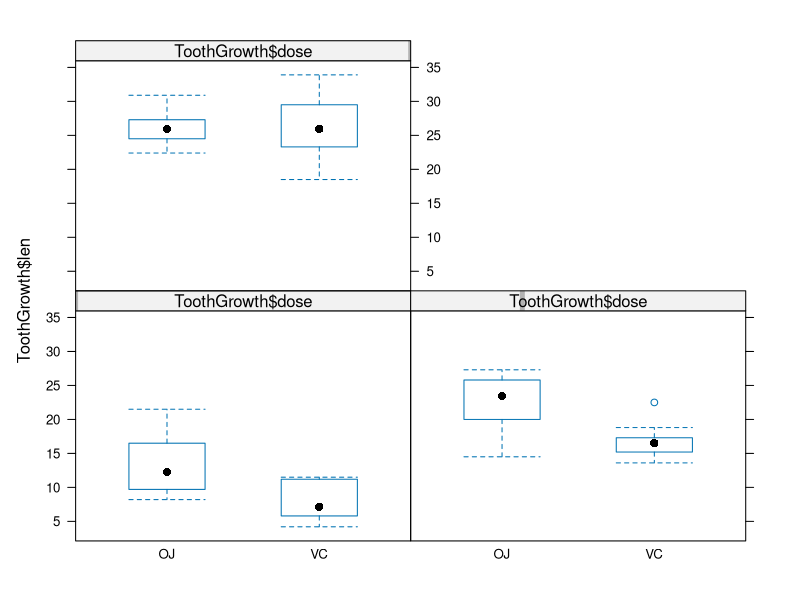

Reproduce this figure in R.
## ---- chunk 1
knitr::opts_chunk$set(echo = TRUE)
## ---- chunk 2
library(lattice)
data(ToothGrowth)
str(ToothGrowth)
table(ToothGrowth$supp,ToothGrowth$dose)
bwplot(ToothGrowth$len ~ToothGrowth$supp | ToothGrowth$dose)
## ---- chunk 3
summary(ToothGrowth)
aggregate(ToothGrowth$len,list(ToothGrowth$dose,ToothGrowth$supp)
          ,FUN=function(x) c(x_mean = mean(x), x_sd = sd(x)))
## ---- chunk 4
t.test(len ~ supp, data = ToothGrowth)
## ---- chunk 5
d_5 <- ToothGrowth[which(ToothGrowth$dose==.5),1]
d_10 <- ToothGrowth[which(ToothGrowth$dose==1),1]
d_20 <- ToothGrowth[which(ToothGrowth$dose==2),1]
d_510_t1 <- t.test(d_5, d_10, paired=FALSE, var.equal=TRUE)
d_510_t2 <- t.test(d_5, d_10, paired=FALSE, var.equal=FALSE)
d_510 <- data.frame("p-value"=c(d_510_t1$p.value, d_510_t2$p.value),
                          "Conf-Low"=c(d_510_t1$conf[1],d_510_t2$conf[1]),
                          "Conf-High"=c(d_510_t1$conf[2],d_510_t2$conf[2]),
                           row.names=c("t1","t2"), "Dose"="[0.5..1]")
d_520_t1 <- t.test(d_5, d_20, paired=FALSE, var.equal=TRUE)
d_520_t2 <- t.test(d_5, d_20, paired=FALSE, var.equal=FALSE)
d_520 <- data.frame("p-value"=c(d_520_t1$p.value, d_520_t2$p.value),
                            "Conf-Low"=c(d_520_t1$conf[1],d_520_t2$conf[1]),
                            "Conf-High"=c(d_520_t1$conf[2],d_520_t2$conf[2]), 
                            row.names=c("t1","t2"), "Dose"="[0.5..2]")
d_1020_t1 <- t.test(d_10, d_20, paired=FALSE, var.equal=TRUE)
d_1020_t2 <- t.test(d_10, d_20, paired=FALSE, var.equal=FALSE)
d_1020 <- data.frame("p-value"=c(d_1020_t1$p.value, d_1020_t2$p.value),
                           "Conf-Low"=c(d_1020_t1$conf[1],d_1020_t2$conf[1]),
                           "Conf-High"=c(d_1020_t1$conf[2],d_1020_t2$conf[2]), 
                           row.names=c("t1","t2"), "Dose"="[1..2]")
doseTot <- rbind(d_510,d_520,d_1020)
doseTot
